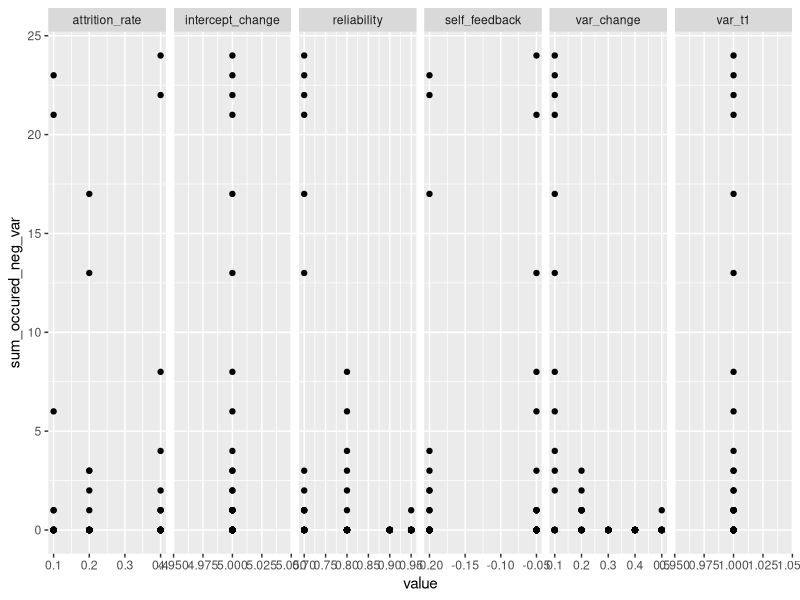
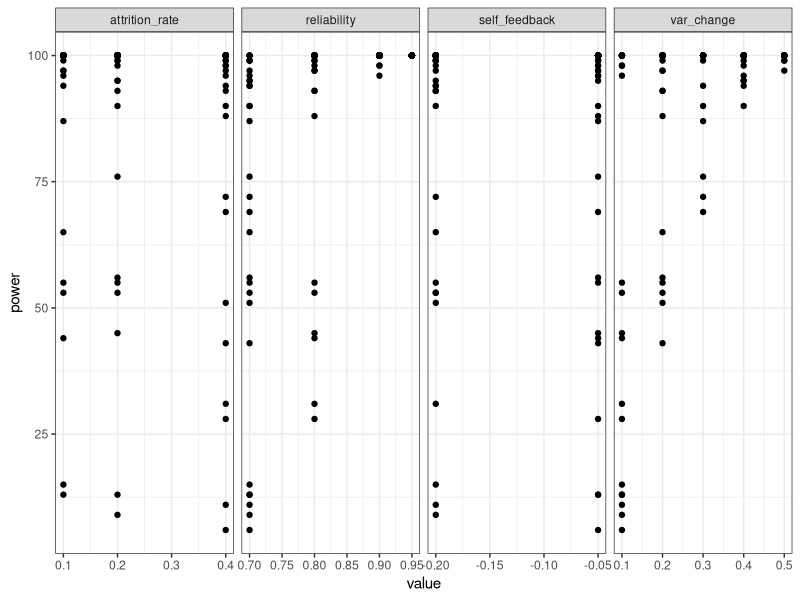

Write the R code that produced these figures, in order.
## ---- chunk 1
knitr::opts_chunk$set(echo = TRUE)
library(tidyverse)
## ---- chunk 2
results <-  read.csv("results20201019.csv", row.names = NULL)
## ---- chunk 3
results%>%
        group_by( var_change)%>%
        summarise(m = mean(power))
## ---- chunk 4
results%>%
        group_by( reliability)%>%
        summarise(mean_power = mean(power))
## ---- chunk 5
anova(lm(power~attrition_rate, data=results))
anova(lm(power~self_feedback, data=results))
anova(lm(power~var_change, data=results)) #affects
anova(lm(power~reliability, data=results)) #affects
anova(lm(power~sum_occured_neg_var, data=results)) #affects
summary(lm(power~var_change + reliability, data=results))
## ---- chunk 6
results %>%
        gather(key = "variable", value = "value",
               -c(sum_converge, sum_occured_neg_var, intercept_t1, power, sample_size))%>%
        ggplot() +
        geom_point(aes(x = value, y = sum_occured_neg_var)) +
        facet_grid(~variable, scales="free_x")

results%>%
        group_by( reliability, var_change)%>%
        summarise(m = mean(sum_occured_neg_var))

results%>%
        group_by( var_change, reliability)%>%
        summarise(sum_neg_var = sum(sum_occured_neg_var))

nrow(results%>%filter(var_change>=0.2 & reliability>=0.8))*100

## ---- chunk 7
min(results%>%filter(var_change>=0.2 & reliability>=0.8)%>%select(power))
## ---- chunk 8
theme_set(
        theme_bw() +
                theme(legend.position = "top")
)
results %>%
        gather(key = "variable", value = "value",
               -c(power, sample_size, var_t1, intercept_t1, intercept_change, sum_converge, sum_occured_neg_var))%>%
        ggplot() +
        geom_point(aes(x = value, y = power)) +
        facet_grid(~variable, scales="free_x")
